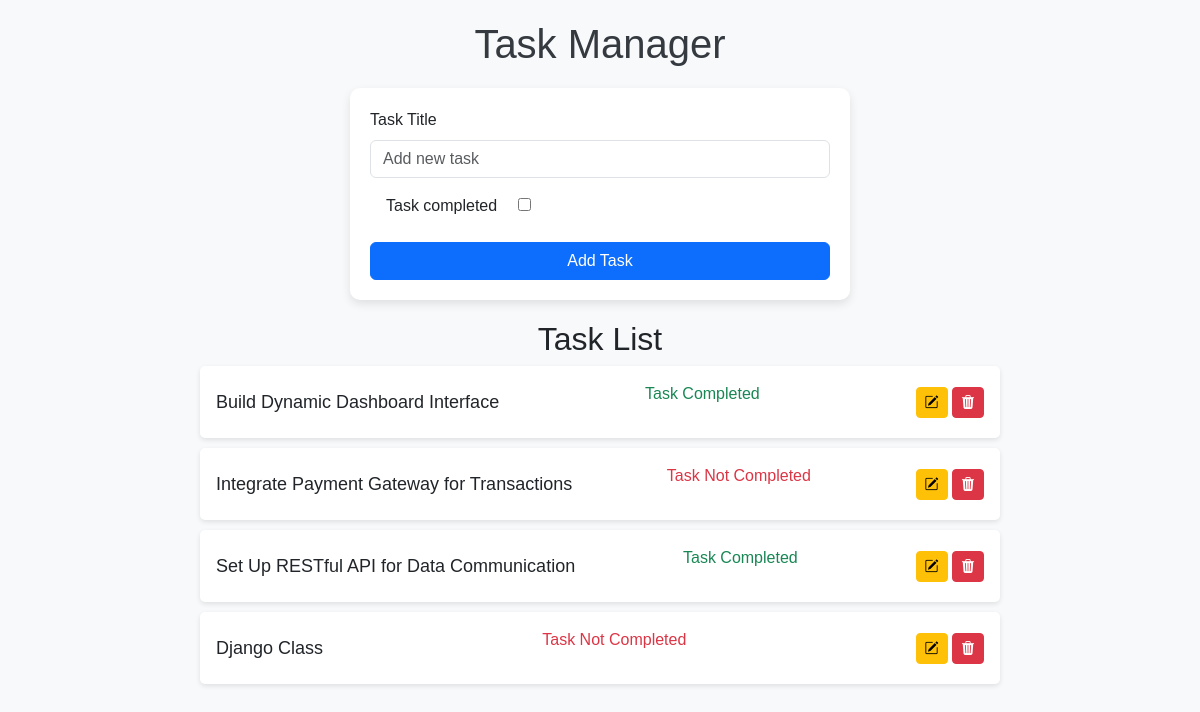
The page / on the database its author committed.
### tasks/models.py (models this page shows, shortened)
class Task(models.Model):
    title=models.CharField(max_length=100)
    completed = models.BooleanField(default=False)
    created = models.DateTimeField(auto_now_add=True)

### tasks/views.py (the view, shortened to what this page needs)
# urls.py: path('',index,name=''),
def index(request, pk=None ):
    tasks = Task.objects.all()
    form = Taskform()
    update_mode = False
    context = {'tasks': tasks,'form': form,'update_mode': update_mode,}
    return render(request, 'index.html', context)

### tasks/forms.py
class Taskform(forms.ModelForm):
    title = forms.CharField(
        widget=forms.TextInput(attrs={
            'class': 'form-control',  # Bootstrap class for input fields
            'placeholder': 'Add new task'  # Placeholder text
        })
    )
    class Meta:
        model = Task
        fields = '__all__'
        widgets = {
            'other_field_name': forms.TextInput(attrs={'class': 'form-control'}),  # Add for other fields if needed
        }

### tasks/templates/index.html (shortened to what this page needs)
<!DOCTYPE html>
<html lang="en">
<head>
    <link href="https://cdn.jsdelivr.net/npm/bootstrap@5.3.0/dist/css/bootstrap.min.css" rel="stylesheet">
    <link rel="stylesheet" href="https://cdn.jsdelivr.net/npm/bootstrap-icons@1.11.3/font/bootstrap-icons.min.css">
</head>
<body>
    <h1>Task Manager</h1>
    <div class="task-form">
        <form action="" method="POST">
            <div class="mb-3">
                <label for="taskTitle" class="form-label">Task Title</label>
                    {{form.title}}
                <label for="taskcompleted" class="form-label mt-3 mx-3">Task completed</label>
                    {{form.completed}}
            </div>
            <button type="submit" class="btn btn-primary w-100">{{ update_mode|yesno:"Update,Add Task" }}</button>
        </form>
    </div>
    <div class="task-list">
        <h2 class="text-center">Task List</h2>
        {% for task in tasks %}
        <div class="task-item p-3">
            <h3>{{ task.title }}</h3>
            <div id="completed">
                <p>
                    {% if task.completed %}
                    <span class="text-success">Task Completed</span>
                    {% else %}
                    <span class="text-danger">Task Not Completed</span>
                    {% endif %}
                </p>
            </div>
            <div>
                <a href="{% url 'update' task.id %}" class="btn btn-sm btn-warning"><i class="bi bi-pencil-square"></i> </a>
                <button class="btn btn-sm btn-danger" onclick="showDeleteConfirmation('{{ task.id }}', '{{ task.title }}')"><i class="bi bi-trash3-fill"></i></button>
            </div>
        </div>
        {% endfor %}
    </div>
</body>
</html>

### tasks/templates/index.html (style rules this page uses)
body { background-color: #f8f9fa; font-family: Arial, sans-serif; }
h1 { color: #343a40; text-align: center; margin-top: 20px; }
.task-form { max-width: 500px; margin: 20px auto; background: #ffffff; padding: 20px; border-radius: 10px; box-shadow: 0px 4px 10px rgba(0, 0, 0, 0.1); }
.task-list { max-width: 800px; margin: 20px auto; }
.task-item { background: #ffffff; margin-bottom: 10px; padding: 10px 15px; border-radius: 5px; box-shadow: 0px 2px 5px rgba(0, 0, 0, 0.1); display: flex; justify-content: space-between; align-items: center; }
.task-item h3 { margin: 0; font-size: 18px; }
.task-item a { margin-left: 10px; }

### rows shown on the page
Task: title "Build Dynamic Dashboard Interface", completed "Task Completed"
Task: title "Integrate Payment Gateway for Transactions", completed "Task Not Completed"
Task: title "Set Up RESTful API for Data Communication", completed "Task Completed"
Task: title "Django Class", completed "Task Not Completed"

### other values the page prints
{{ update_mode|yesno:"Update,Add Task" }} "Add Task"
